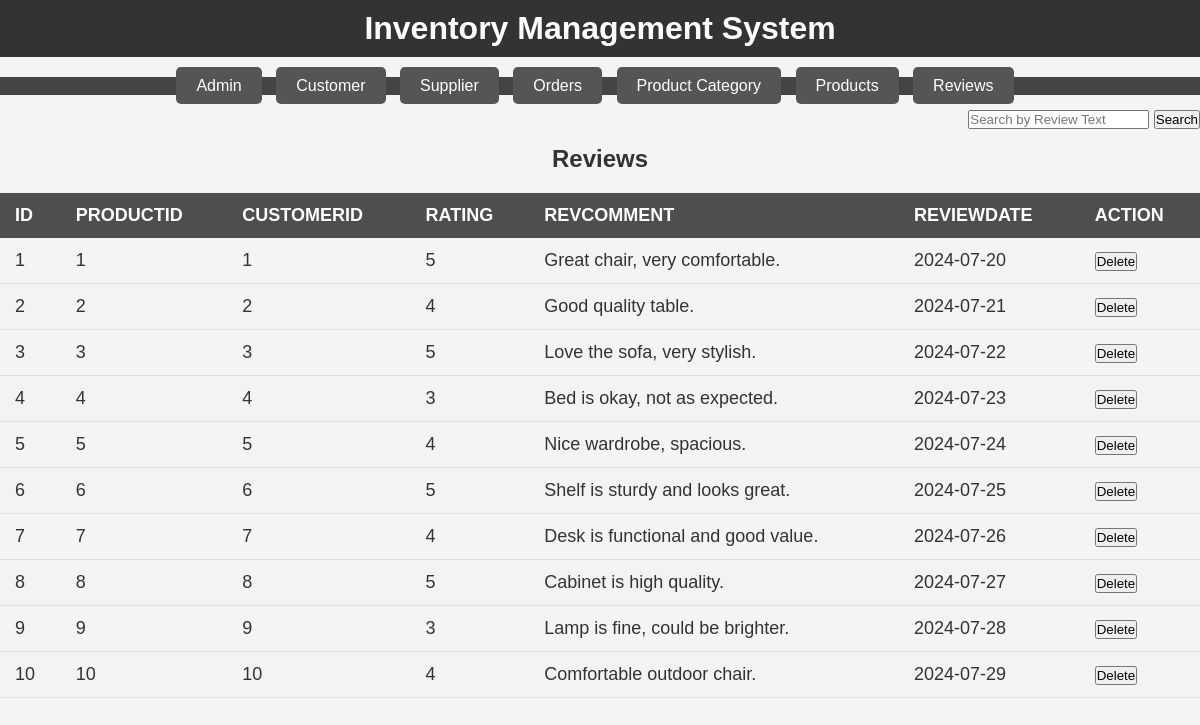
/admin/dash/reviews.php, run on the app's committed database.
### tables this page shows
CREATE TABLE `reviews` (
  `ID` int(11) NOT NULL,
  `ProductID` int(11) NOT NULL,
  `CustomerID` int(11) NOT NULL,
  `Rating` int(11) NOT NULL,
  `RevComment` varchar(500) NOT NULL,
  `ReviewDate` date NOT NULL
);

### admin/dash/reviews.php (the view, shortened to what this page needs)
<!DOCTYPE html>
<html lang="en">
<head>
    <link rel="stylesheet" href="../css/astyle.css">
    <link rel="stylesheet" href="../css/style.css">
</head>
<body>
    <header>
        <h1>Inventory Management System</h1>
    </header>
    <nav>
        <ul>
            <li><a href="admin.php">Admin</a></li>
            <li><a href="customer.php">Customer</a></li>
            <li><a href="supplier.php">Supplier</a></li>
            <li><a href="orders.php">Orders</a></li>
            <li><a href="product-category.php">Product Category</a></li>
            <li><a href="products.php">Products</a></li>
            <li><a href="reviews.php">Reviews</a></li>
        </ul>
        <form action="reviews.php" method="get" style="float: right; margin-top: 15px;">
            <input type="text" name="search_text" placeholder="Search by Review Text">
            <button type="submit">Search</button>
        </form>
    </nav>
    <main>
        <h2>Reviews</h2>
        <table>
            <thead>
                <tr>
                    <?php
                    $conn = new mysqli("localhost", "root", "", "furniture_shop2");
                    $result = $conn->query("SHOW COLUMNS FROM reviews");
                    while ($row = $result->fetch_assoc()) {
                        echo "<th>" . $row['Field'] . "</th>";
                    }
                    echo "<th>Action</th>";
                    ?>
                </tr>
            </thead>
            <tbody>
                <?php
                if (isset($_GET['search_text']) && !empty($_GET['search_text'])) {
                    $search_text = $conn->real_escape_string($_GET['search_text']);
                    $sql = "SELECT * FROM reviews WHERE review_text LIKE '%$search_text%'";
                } else {
                    $sql = "SELECT * FROM reviews";
                }
                $result = $conn->query($sql);
                if ($result->num_rows > 0) {
                    while ($row = $result->fetch_assoc()) {
                        echo "<tr>";
                        foreach ($row as $column) {
                            echo "<td>" . $column . "</td>";
                        }
                        echo "<td>";
                        echo "<form action='delete_review.php' method='post' onsubmit='return confirm(\"Are you sure you want to delete this review?\");'>";
                        echo "<button type='submit'>Delete</button>";
                        echo "</form>";
                        echo "</td>";
                        echo "</tr>";
                    }
                } else {
                    echo "<tr><td colspan='100%'>No results found</td></tr>";
                }
                ?>
            </tbody>
        </table>
    </main>
</body>
</html>

### admin/css/astyle.css (style rules this page uses)
table { width: 100%; border-collapse: collapse; margin: 20px 0; font-size: 18px; text-align: left; }
thead th { background-color: #4f4e4e; color: #fff; padding: 12px 15px; text-transform: uppercase; }
tbody td { padding: 12px 15px; border-bottom: 1px solid #ddd; }
tbody tr:nth-child(even) { background-color: #f3f3f3; }

### admin/css/style.css (style rules this page uses)
* { margin: 0; padding: 0; box-sizing: border-box; }
body { font-family: Arial, sans-serif; background-color: #f4f4f4; color:#333; }
header { background-color: #333; color: #fff; padding: 10px 0; text-align: center; }
nav { margin: 20px 0; background-color: #444; text-align: center; }
nav ul { list-style-type: none; }
nav ul li { display: inline-block; margin-right: 10px; }
nav ul li a { text-decoration: none; color: #fff; padding: 10px 20px; background-color: #555; border-radius: 5px; transition: background-color 0.3s; }
main { text-align: center; margin-top: 50px; }
main h2 { font-size: 24px; margin-bottom: 20px; }

### data on the page
reviews: column "1", Rating "5", RevComment "Great chair, very comfortable.", ReviewDate "2024-07-20"
reviews: column "2", Rating "4", RevComment "Good quality table.", ReviewDate "2024-07-21"
reviews: column "3", Rating "5", RevComment "Love the sofa, very stylish.", ReviewDate "2024-07-22"
reviews: column "4", Rating "3", RevComment "Bed is okay, not as expected.", ReviewDate "2024-07-23"
reviews: column "5", Rating "4", RevComment "Nice wardrobe, spacious.", ReviewDate "2024-07-24"
reviews: column "6", Rating "5", RevComment "Shelf is sturdy and looks great.", ReviewDate "2024-07-25"
reviews: column "7", Rating "4", RevComment "Desk is functional and good value.", ReviewDate "2024-07-26"
reviews: column "8", Rating "5", RevComment "Cabinet is high quality.", ReviewDate "2024-07-27"
reviews: column "9", Rating "3", RevComment "Lamp is fine, could be brighter.", ReviewDate "2024-07-28"
reviews: column "10", Rating "4", RevComment "Comfortable outdoor chair.", ReviewDate "2024-07-29"

### other printed values
$row['Field'] "ID"
$row['Field'] "PRODUCTID"
$row['Field'] "CUSTOMERID"
$row['Field'] "RATING"
$row['Field'] "REVCOMMENT"
$row['Field'] "REVIEWDATE"
